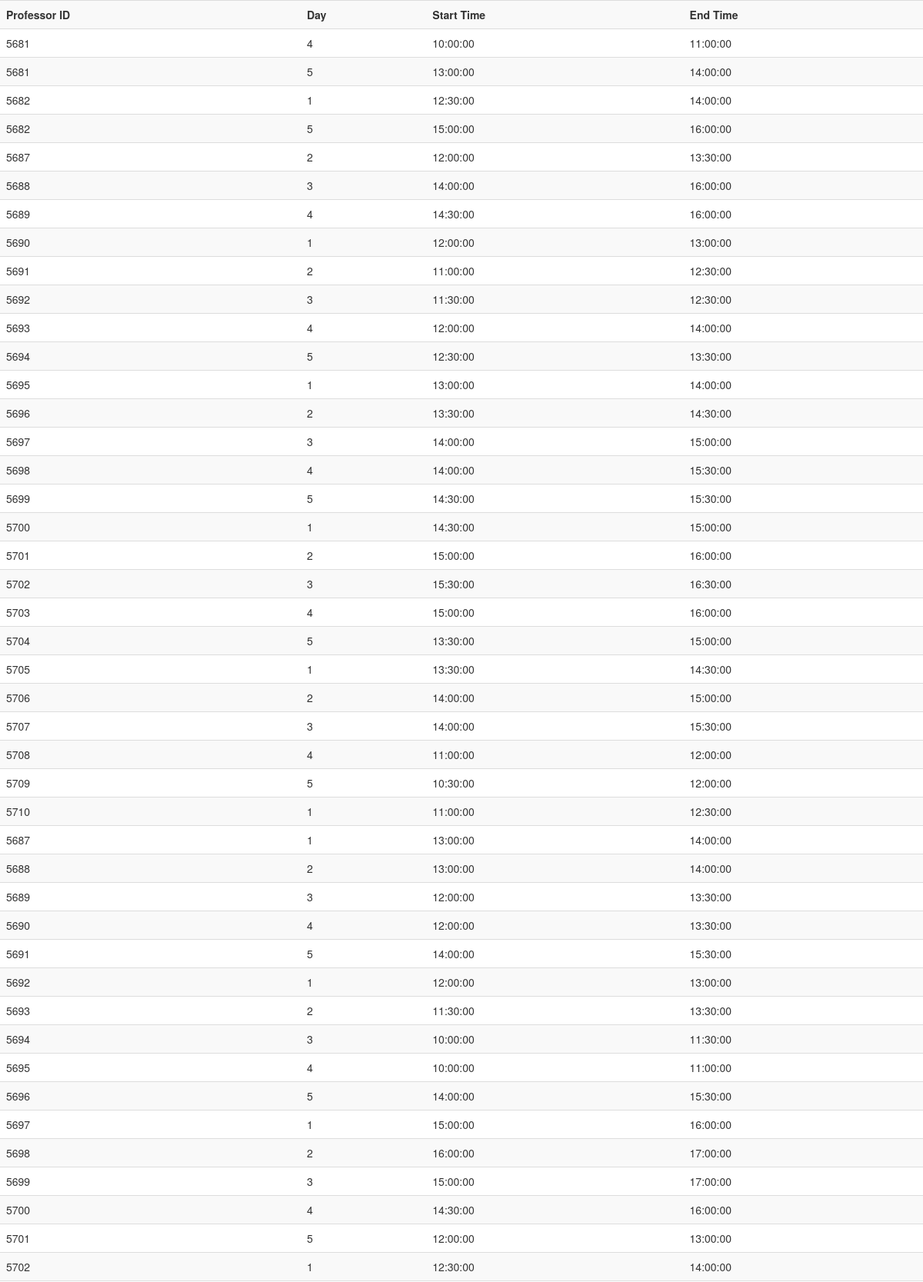
Page /milestone3/TaskD/show_availability.php (upper part) on the committed database.
### tables this page shows
CREATE TABLE IF NOT EXISTS `availability` (
  `professorID` int(11) NOT NULL,
  `day` int(1) NOT NULL,
  `starts` time DEFAULT NULL,
  `ends` time DEFAULT NULL,
  PRIMARY KEY (`professorID`,`day`)
);

### milestone3/TaskD/show_availability.php (the view, shortened to what this page needs)
<!DOCTYPE html>
<html>
<head>
    <link rel="stylesheet" href="https://maxcdn.bootstrapcdn.com/bootstrap/3.3.7/css/bootstrap.min.css">
    <link rel="stylesheet" href="https://maxcdn.bootstrapcdn.com/bootstrap/3.3.7/css/bootstrap-theme.min.css">
</head>
<body>
<?php
require_once('setupdb.php');
$sql = "SELECT * FROM Availability;";
$result = mysqli_query($conn, $sql);
if ($result->num_rows > 0){
?>
<table class="table table-striped">
    <tr>
        <th>Professor ID</th>
        <th>Day</th>
        <th>Start Time</th>
        <th>End Time</th>
    </tr>
    <?php
    while ($row= mysqli_fetch_assoc($result)) {
        ?>
        <tr>
            <td><?php echo $row['professorID'] ?></td>
            <td><?php echo $row['day'] ?></td>
            <td><?php echo $row['starts'] ?></td>
            <td><?php echo $row['ends'] ?></td>
        </tr>
        <?php
    }
    }else {
        echo "<p>Item not found.</p>";
    }
?>
</table>
</body>
</html>

### rows in the picture
availability: professorID "5681", day "4", starts "10:00:00", ends "11:00:00"
availability: professorID "5681", day "5", starts "13:00:00", ends "14:00:00"
availability: professorID "5682", day "1", starts "12:30:00", ends "14:00:00"
availability: professorID "5682", day "5", starts "15:00:00", ends "16:00:00"
availability: professorID "5687", day "2", starts "12:00:00", ends "13:30:00"
availability: professorID "5688", day "3", starts "14:00:00", ends "16:00:00"
availability: professorID "5689", day "4", starts "14:30:00", ends "16:00:00"
availability: professorID "5690", day "1", starts "12:00:00", ends "13:00:00"
availability: professorID "5691", day "2", starts "11:00:00", ends "12:30:00"
availability: professorID "5692", day "3", starts "11:30:00", ends "12:30:00"
availability: professorID "5693", day "4", starts "12:00:00", ends "14:00:00"
availability: professorID "5694", day "5", starts "12:30:00", ends "13:30:00"
availability: professorID "5695", day "1", starts "13:00:00", ends "14:00:00"
availability: professorID "5696", day "2", starts "13:30:00", ends "14:30:00"
availability: professorID "5697", day "3", starts "14:00:00", ends "15:00:00"
availability: professorID "5698", day "4", starts "14:00:00", ends "15:30:00"
availability: professorID "5699", day "5", starts "14:30:00", ends "15:30:00"
availability: professorID "5700", day "1", starts "14:30:00", ends "15:00:00"
availability: professorID "5701", day "2", starts "15:00:00", ends "16:00:00"
availability: professorID "5702", day "3", starts "15:30:00", ends "16:30:00"
availability: professorID "5703", day "4", starts "15:00:00", ends "16:00:00"
availability: professorID "5704", day "5", starts "13:30:00", ends "15:00:00"
availability: professorID "5705", day "1", starts "13:30:00", ends "14:30:00"
availability: professorID "5706", day "2", starts "14:00:00", ends "15:00:00"
availability: professorID "5707", day "3", starts "14:00:00", ends "15:30:00"
availability: professorID "5708", day "4", starts "11:00:00", ends "12:00:00"
availability: professorID "5709", day "5", starts "10:30:00", ends "12:00:00"
availability: professorID "5710", day "1", starts "11:00:00", ends "12:30:00"
availability: professorID "5687", day "1", starts "13:00:00", ends "14:00:00"
availability: professorID "5688", day "2", starts "13:00:00", ends "14:00:00"
availability: professorID "5689", day "3", starts "12:00:00", ends "13:30:00"
availability: professorID "5690", day "4", starts "12:00:00", ends "13:30:00"
availability: professorID "5691", day "5", starts "14:00:00", ends "15:30:00"
availability: professorID "5692", day "1", starts "12:00:00", ends "13:00:00"
availability: professorID "5693", day "2", starts "11:30:00", ends "13:30:00"
availability: professorID "5694", day "3", starts "10:00:00", ends "11:30:00"
availability: professorID "5695", day "4", starts "10:00:00", ends "11:00:00"
availability: professorID "5696", day "5", starts "14:00:00", ends "15:30:00"
availability: professorID "5697", day "1", starts "15:00:00", ends "16:00:00"
availability: professorID "5698", day "2", starts "16:00:00", ends "17:00:00"
availability: professorID "5699", day "3", starts "15:00:00", ends "17:00:00"
availability: professorID "5700", day "4", starts "14:30:00", ends "16:00:00"
availability: professorID "5701", day "5", starts "12:00:00", ends "13:00:00"
availability: professorID "5702", day "1", starts "12:30:00", ends "14:00:00"
